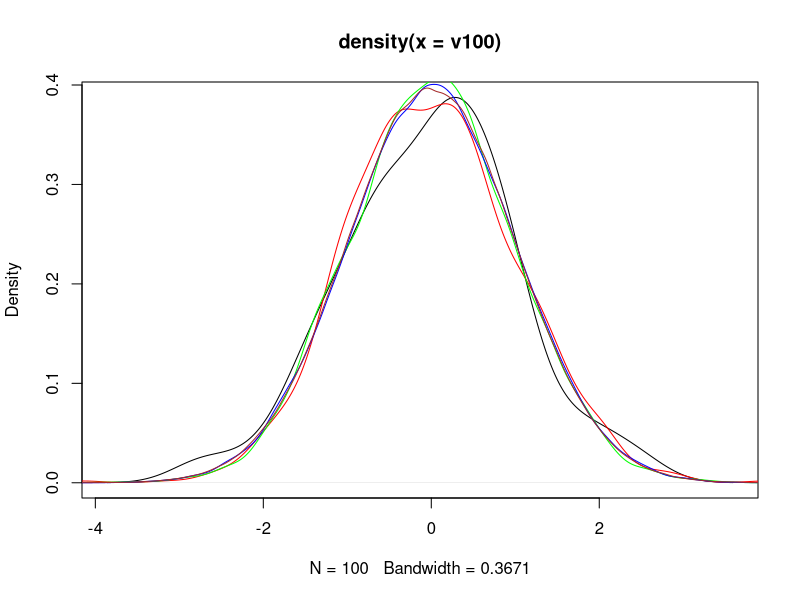
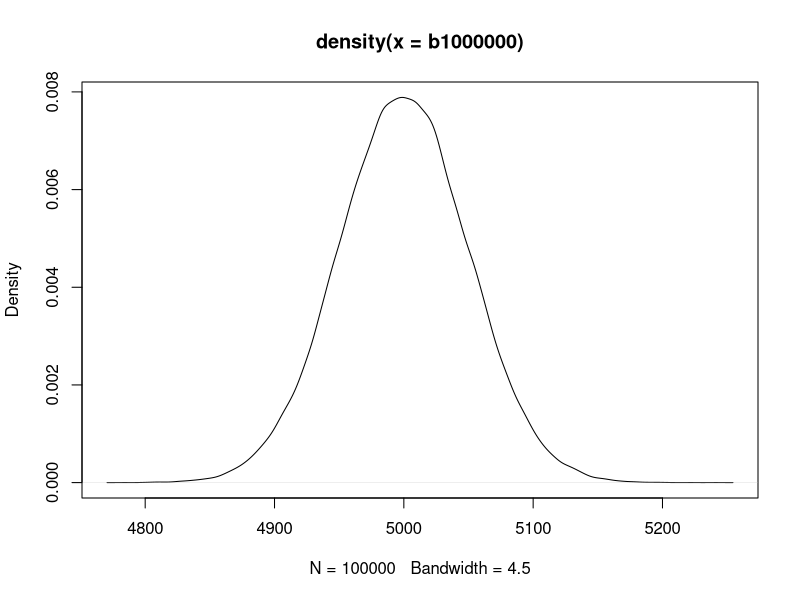
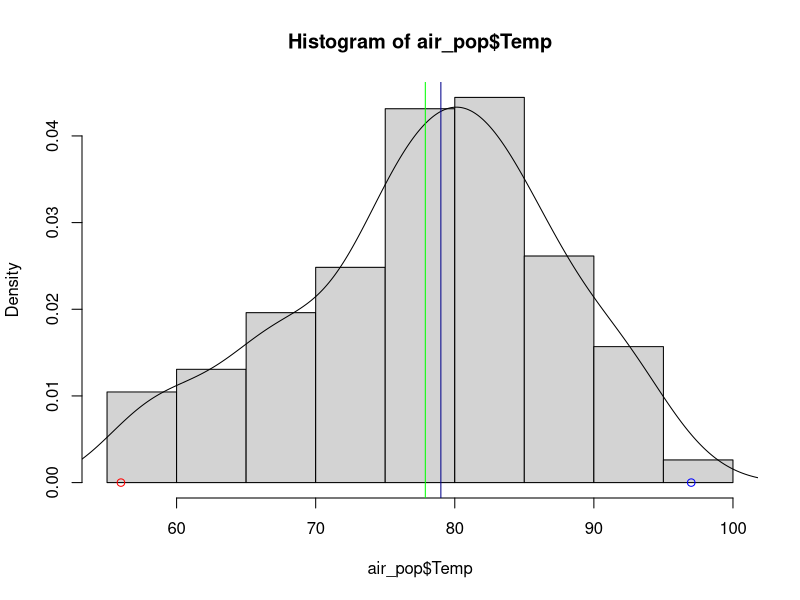
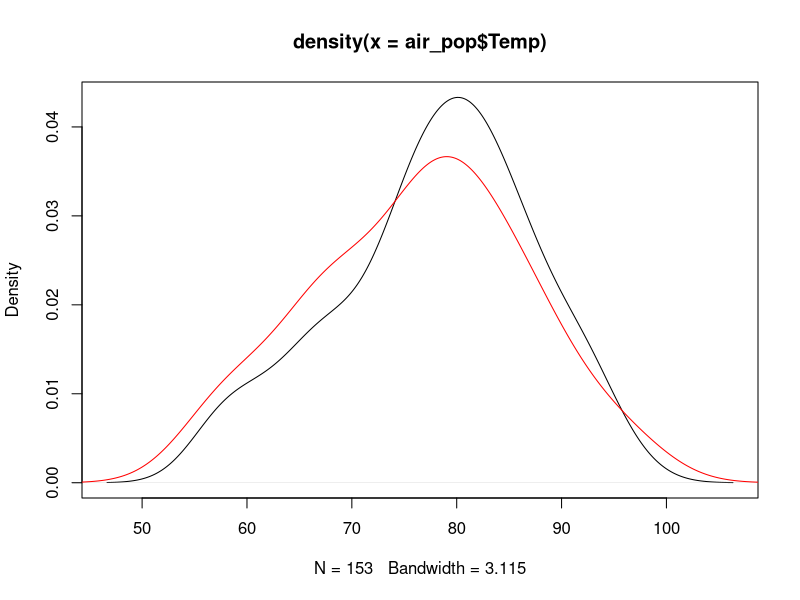
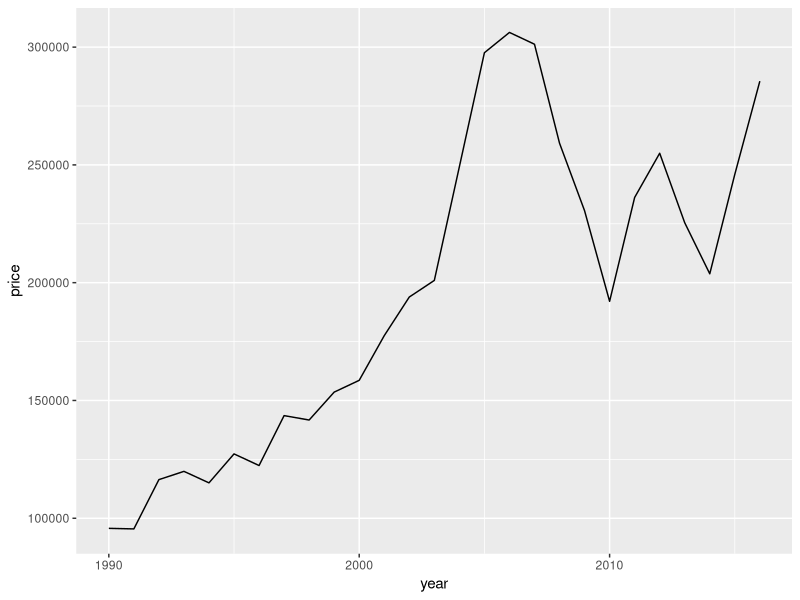
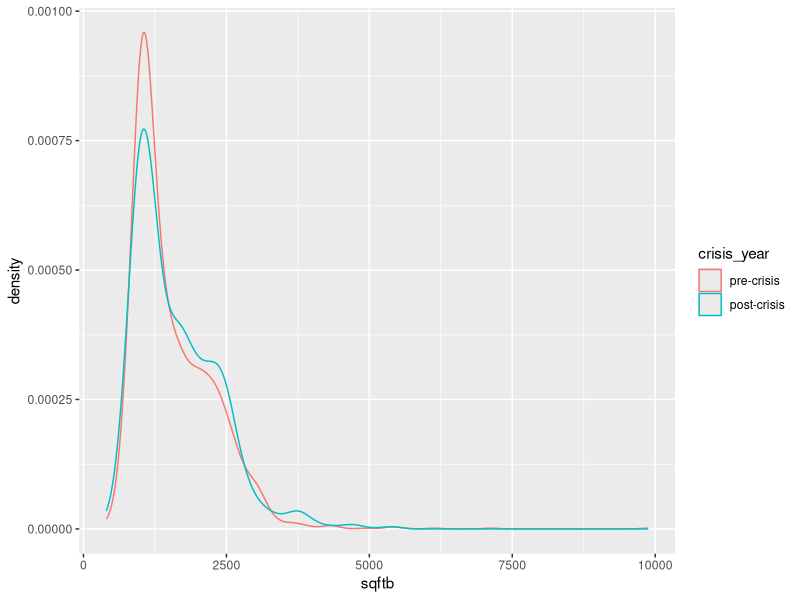
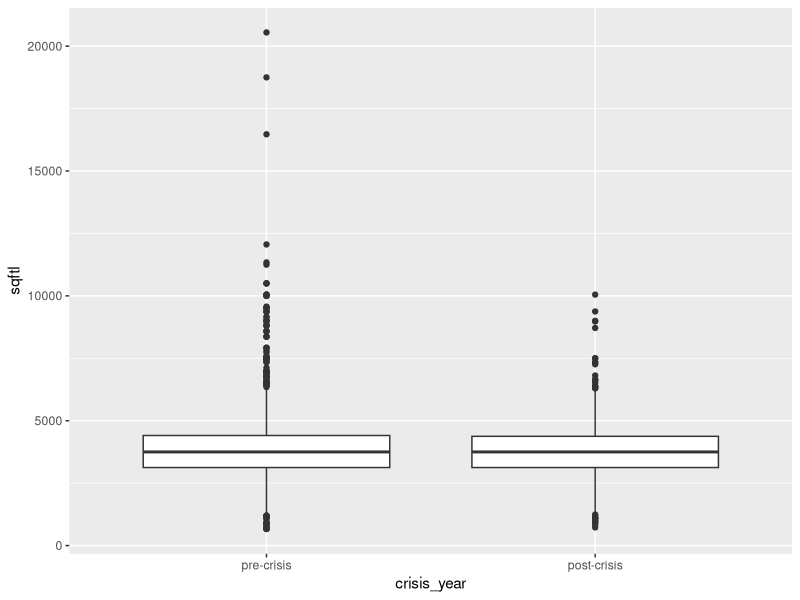
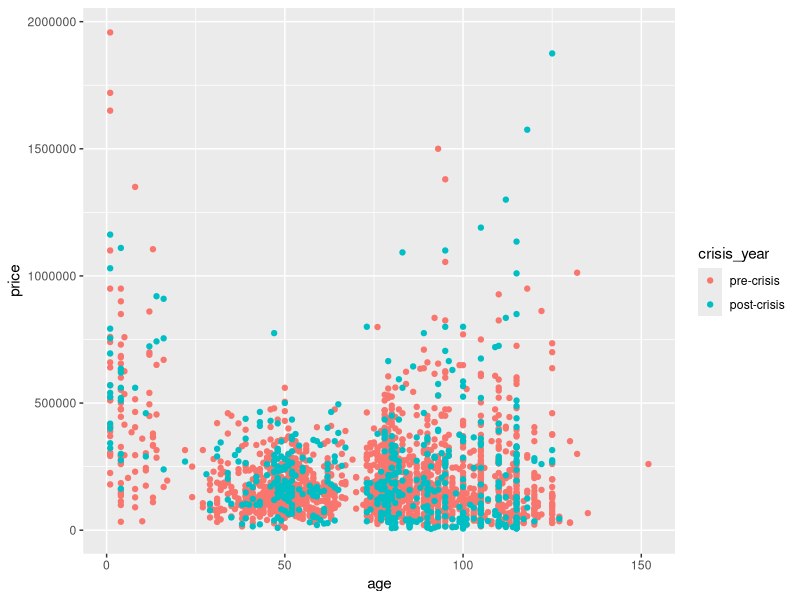

Source code (R) for these figures, in order:
# Lab 5 Script: Descriptive Statistics & Data Visualization
# The University of Texas at San Antonio
# URP-5393: Urban Planning Methods II


#---- Objectives ----
# In this Lab you will learn to:

# 0. Learn about the difference between statistics (sample) and analytics (population)
# 1. Learn how to apply general descriptive statistic metrics
# 2. Learn how to use appropriate visualization methods

#---- Part 0. Population vs. Sample ----

# Law of Large Numbers
## More data on something will converge to the mean 

sample(x = 1:6,size = 1) # dice experiment


v100<-rnorm(n = 100,mean = 0,sd = 1)
v1000<-rnorm(n = 1000,mean = 0,sd = 1)
v10000<-rnorm(n = 10000,mean = 0,sd = 1)
v100000<-rnorm(n = 100000,mean = 0,sd = 1)
v1000000<-rnorm(n = 1000000,mean = 0,sd = 1)

plot(density(v100))
lines(density(v1000),col='red')
lines(density(v10000),col='green')
lines(density(v100000),col='blue')
lines(density(v1000000),col='brown')


b100<-rbinom(n = 100,size =10,prob = 0.5)
b1000<-rbinom(n = 1000,size =10,prob = 0.5)
b10000<-rbinom(n = 10000,size =10,prob = 0.5)
b100000<-rbinom(n = 100000,size =10,prob = 0.5)
b1000000<-rbinom(n = 100000,size =10000,prob = 0.5)

plot(density(b1000000))

#---- Part 1. Learn how to apply general descriptive statistic metrics ----

# Let's imagine that this is a dataset containing ALL (the population) of air quality data 
library(data.table)
air_pop<-data.table(datasets::airquality)


View(air_pop)

str(air_pop)
air_pop[,summary(Temp)]
air_pop[,.(mean(Temp),sd(Temp))]


hist(air_pop$Temp,freq = F,breaks = 10)
lines(density(air_pop$Temp))
points(x=min(air_pop$Temp),y=0,col='red')
points(x=max(air_pop$Temp),y=0,col='blue')
abline(v=mean(air_pop$Temp),col='green')
abline(v=quantile(air_pop$Temp,probs = 0.5),col='darkblue')

# library(ggplot2)
# 
# ggplot(data = air_pop,aes(x=Temp,y = after_stat(density)))+
#   geom_histogram(bins=10)+
#   geom_density()

#Let's take a sample

air_sample_temp<-sample(air_pop$Temp,size = 50)

plot(density(air_pop$Temp))
lines(density(air_sample_temp),col='red')


#---- Part 2. Learn how to use appropriate visualization methods ----
# Housing Sales in Chicago

#unzip(zipfile = "05_lab/datasets/HSD_sample.csv.zip",exdir = "05_lab/datasets/")

library(data.table)
chi_hsales<-fread(input = "datasets/HSD_sample.csv")
setkey(chi_hsales,year,month)

#exploring the data

str(chi_hsales)

summary(chi_hsales)

# Descriptive statistics table
cols<-c("year","month","sqftl","sqftb","age","rooms","bedrooms","bathrooms","aircond")
DescStats_t1<-chi_hsales[,sapply(X = .SD,FUN = summary),.SDcols=cols]

# Frequency Statistics and Plots
#What years had more sales?
library(ggplot2)

chi_hsales[,.N,by=.(year)] 

library(ggplot2)
ggplot(data = chi_hsales[,.(price=mean(price,na.rm=T)),by=.(year)])+
  geom_line(aes(x=year,y=price))


# Relational Plots
# What is the housing size distribution of housing sales before and after 2008?

chi_hsales[,crisis_year:=as.numeric(year>=2008)]
chi_hsales[,crisis_year:=factor(crisis_year,levels = c(0,1),labels = c("pre-crisis","post-crisis"))]

#density option
ggplot(data = chi_hsales)+
  geom_density(aes(x=sqftb,colour=crisis_year))

#boxplot option
ggplot(data = chi_hsales)+
  geom_boxplot(aes(y=sqftl,x=crisis_year))

# Did the relationship between price and age changed with the housing crisis?

ggplot(data = chi_hsales)+
  geom_point(aes(x=age, y=price, color=crisis_year))

ggplot(data = chi_hsales)+
  geom_density(aes(x=age))+
  geom_vline(xintercept = c(23,67))

chi_hsales[age>0 & age<=23, age_cuts:="0-23"]
chi_hsales[age>23 & age<=67, age_cuts:="23-67"]
chi_hsales[age>67, age_cuts:="67~"]

ggplot(data = chi_hsales)+
  geom_boxplot(aes(x=crisis_year, y=price, color=crisis_year))+
  facet_grid(~age_cuts)


# Tendency Plots
#Plot average sales price by month and year in the whole period?

mean_price<-chi_hsales[,.(mean_price=mean(price,na.rm=T)),by=.(year,month)]
mean_price[,date:=as.Date(paste(year,month,"01",sep = "/"))]

ggplot(data=mean_price,aes(x=date,y=mean_price))+
  geom_line()+
  geom_smooth()
